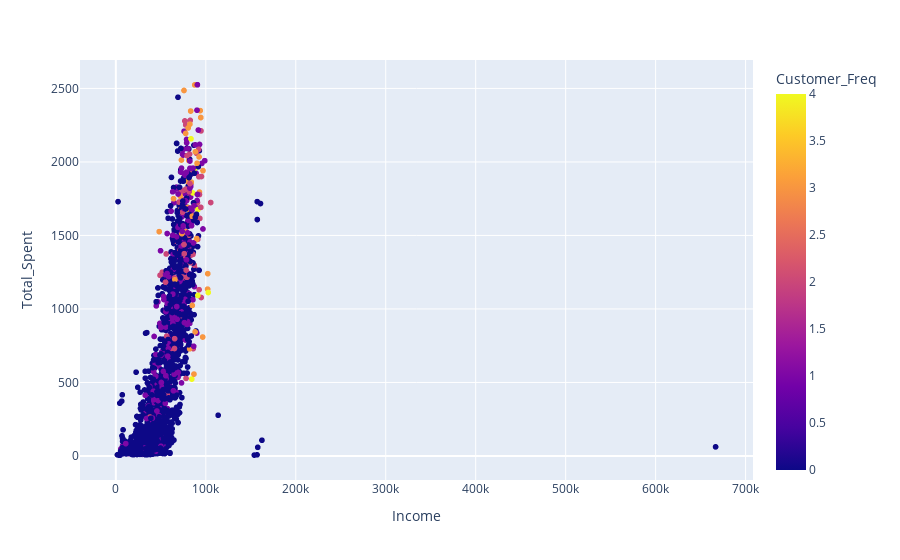

Source (notebook cell):
### Code cell
# plot relations between frequency at Marketing Campaign accession and income and total spent customers
import plotly.express as px
%matplotlib inline
fig = px.scatter(
    data_frame=df, 
    x='Income', 
    y='Total_Spent', 
    color='Customer_Freq',
    hover_name='Response',
    size_max=60)

fig.show()

### Figure 1 — Plotly figure (JSON) as saved in the notebook; plotly's stock layout.template omitted (floating-point values rounded to 4 significant figures; data arrays with more than 128 entries replaced by an {"elided": "..."} marker saying what was removed)
{"data": [{"hovertemplate": "<b>%{hovertext}</b><br><br>Income=%{x}<br>Total_Spent=%{y}<br>Customer_Freq=%{marker.color}<extra></extra>", "hovertext": {"elided": "2240 int values"}, "legendgroup": "", "marker": {"color": {"elided": "2240 int values"}, "coloraxis": "coloraxis", "symbol": "circle"}, "mode": "markers", "name": "", "showlegend": false, "type": "scattergl", "x": {"elided": "2240 int values"}, "xaxis": "x", "y": {"elided": "2240 int values"}, "yaxis": "y"}], "layout": {"coloraxis": {"colorbar": {"title": {"text": "Customer_Freq"}}, "colorscale": [[0, "#0d0887"], [0.1111, "#46039f"], [0.2222, "#7201a8"], [0.3333, "#9c179e"], [0.4444, "#bd3786"], [0.5556, "#d8576b"], [0.6667, "#ed7953"], [0.7778, "#fb9f3a"], [0.8889, "#fdca26"], [1, "#f0f921"]]}, "legend": {"tracegroupgap": 0}, "margin": {"t": 60}, "xaxis": {"anchor": "y", "domain": [0, 1], "title": {"text": "Income"}}, "yaxis": {"anchor": "x", "domain": [0, 1], "title": {"text": "Total_Spent"}}}}
